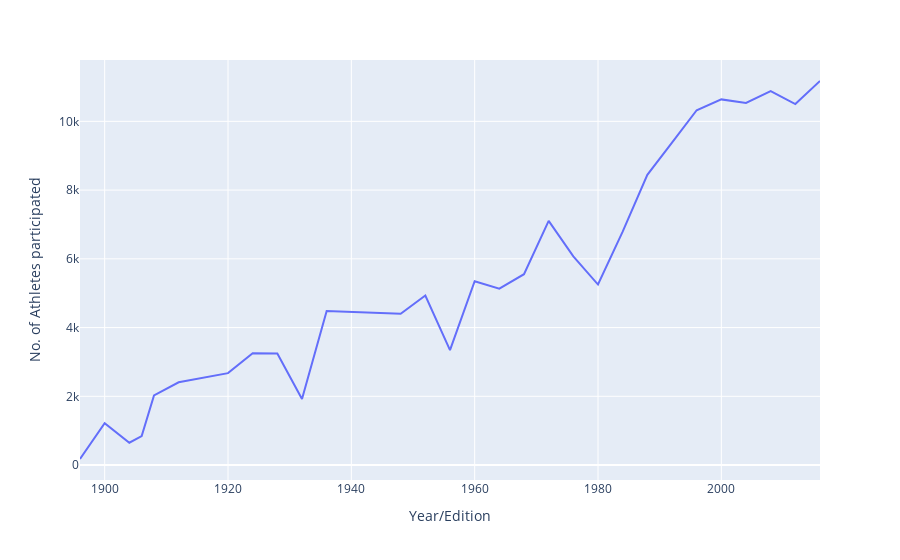

Notebook code for this chart:
### Code cell
fig = px.line(athlete_over_time, x = 'Year/Edition', y = 'No. of Athletes participated')
fig.show()

### Figure 1 — Plotly figure (JSON) as saved in the notebook; plotly's stock layout.template omitted (floating-point values rounded to 4 significant figures)
{"data": [{"hovertemplate": "Year/Edition=%{x}<br>No. of Athletes participated=%{y}<extra></extra>", "legendgroup": "", "line": {"color": "#636efa", "dash": "solid"}, "marker": {"symbol": "circle"}, "mode": "lines", "name": "", "orientation": "v", "showlegend": false, "type": "scatter", "x": [1896, 1900, 1904, 1906, 1908, 1912, 1920, 1924, 1928, 1932, 1936, 1948, 1952, 1956, 1960, 1964, 1968, 1972, 1976, 1980, 1984, 1988, 1992, 1996, 2000, 2004, 2008, 2012, 2016], "xaxis": "x", "y": [176, 1220, 650, 841, 2024, 2409, 2675, 3256, 3246, 1922, 4482, 4402, 4931, 3346, 5348, 5134, 5552, 7105, 6070, 5252, 6791, 8443, 9380, 10324, 10639, 10537, 10880, 10502, 11174], "yaxis": "y"}], "layout": {"autosize": true, "legend": {"tracegroupgap": 0}, "margin": {"t": 60}, "xaxis": {"anchor": "y", "autorange": true, "domain": [0, 1], "range": [1896, 2016], "title": {"text": "Year/Edition"}, "type": "linear"}, "yaxis": {"anchor": "x", "autorange": true, "domain": [0, 1], "range": [-435, 11785], "title": {"text": "No. of Athletes participated"}, "type": "linear"}}}
